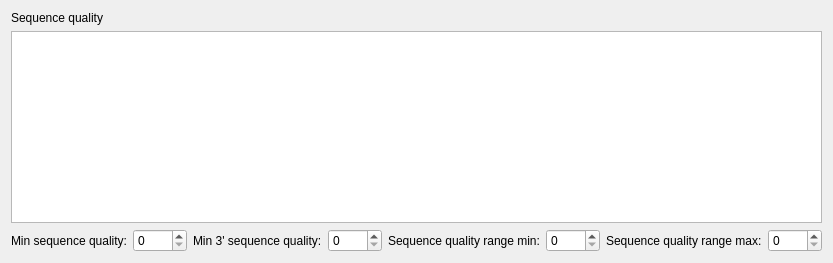
     <widget class="QWidget" name="tab_SequenceQuality">
      <attribute name="title">
       <string>Sequence Quality</string>
      </attribute>
      <attribute name="toolTip">
       <string>&lt;html&gt;&lt;head/&gt;&lt;body&gt;&lt;p&gt;In this section user can specify sequence quality of target sequence and related parameters.&lt;/p&gt;&lt;/body&gt;&lt;/html&gt;</string>
      </attribute>
      <layout class="QVBoxLayout" name="verticalLayout_2">
       <item>
        <widget class="QLabel" name="label">
         <property name="text">
          <string>Sequence quality</string>
         </property>
        </widget>
       </item>
       <item>
        <widget class="QPlainTextEdit" name="edit_PRIMER_SEQUENCE_QUALITY">
         <property name="toolTip">
          <string>&lt;html&gt;&lt;head/&gt;&lt;body&gt;&lt;p&gt;A list of space separated integers. There must be exactly one integer for each base in the Source Sequence if this argument is non-empty. High numbers indicate high confidence in the base call at that position and low numbers indicate low confidence in the base call at that position.&lt;/p&gt;&lt;/body&gt;&lt;/html&gt;</string>
         </property>
        </widget>
       </item>
       <item>
        <layout class="QHBoxLayout" name="horizontalLayout_2">
         <item>
          <widget class="QLabel" name="label_2">
           <property name="text">
            <string>Min sequence quality:</string>
           </property>
          </widget>
         </item>
         <item>
          <widget class="QSpinBox" name="edit_PRIMER_MIN_QUALITY">
           <property name="sizePolicy">
            <sizepolicy hsizetype="Expanding" vsizetype="Fixed">
             <horstretch>0</horstretch>
             <verstretch>0</verstretch>
            </sizepolicy>
           </property>
           <property name="toolTip">
            <string>&lt;html&gt;&lt;head/&gt;&lt;body&gt;&lt;p&gt;The minimum sequence quality allowed within a primer.&lt;/p&gt;&lt;/body&gt;&lt;/html&gt;</string>
           </property>
           <property name="maximum">
            <number>9999</number>
           </property>
          </widget>
         </item>
         <item>
          <widget class="QLabel" name="label_3">
           <property name="text">
            <string>Min 3' sequence quality:</string>
           </property>
          </widget>
         </item>
         <item>
          <widget class="QSpinBox" name="edit_PRIMER_MIN_END_QUALITY">
           <property name="sizePolicy">
            <sizepolicy hsizetype="Expanding" vsizetype="Fixed">
             <horstretch>0</horstretch>
             <verstretch>0</verstretch>
            </sizepolicy>
           </property>
           <property name="toolTip">
            <string>&lt;html&gt;&lt;head/&gt;&lt;body&gt;&lt;p&gt;The minimum sequence quality allowed within the 3' pentamer of a primer.&lt;/p&gt;&lt;/body&gt;&lt;/html&gt;</string>
           </property>
           <property name="maximum">
            <number>9999</number>
           </property>
          </widget>
         </item>
         <item>
          <widget class="QLabel" name="label_4">
           <property name="text">
            <string>Sequence quality range min:</string>
           </property>
          </widget>
         </item>
         <item>
          <widget class="QSpinBox" name="edit_PRIMER_QUALITY_RANGE_MIN">
           <property name="sizePolicy">
            <sizepolicy hsizetype="Expanding" vsizetype="Fixed">
             <horstretch>0</horstretch>
             <verstretch>0</verstretch>
            </sizepolicy>
           </property>
           <property name="toolTip">
            <string>&lt;html&gt;&lt;head/&gt;&lt;body&gt;&lt;p&gt;The minimum legal sequence quality.&lt;/p&gt;&lt;/body&gt;&lt;/html&gt;</string>
           </property>
           <property name="maximum">
            <number>9999</number>
           </property>
          </widget>
         </item>
         <item>
          <widget class="QLabel" name="label_5">
           <property name="text">
            <string>Sequence quality range max:</string>
           </property>
          </widget>
         </item>
         <item>
          <widget class="QSpinBox" name="edit_PRIMER_QUALITY_RANGE_MAX">
           <property name="sizePolicy">
            <sizepolicy hsizetype="Expanding" vsizetype="Fixed">
             <horstretch>0</horstretch>
             <verstretch>0</verstretch>
            </sizepolicy>
           </property>
           <property name="toolTip">
            <string>&lt;html&gt;&lt;head/&gt;&lt;body&gt;&lt;p&gt;The maximum legal sequence quality.&lt;/p&gt;&lt;/body&gt;&lt;/html&gt;</string>
           </property>
           <property name="maximum">
            <number>9999</number>
           </property>
          </widget>
         </item>
        </layout>
       </item>
      </layout>
     </widget>
